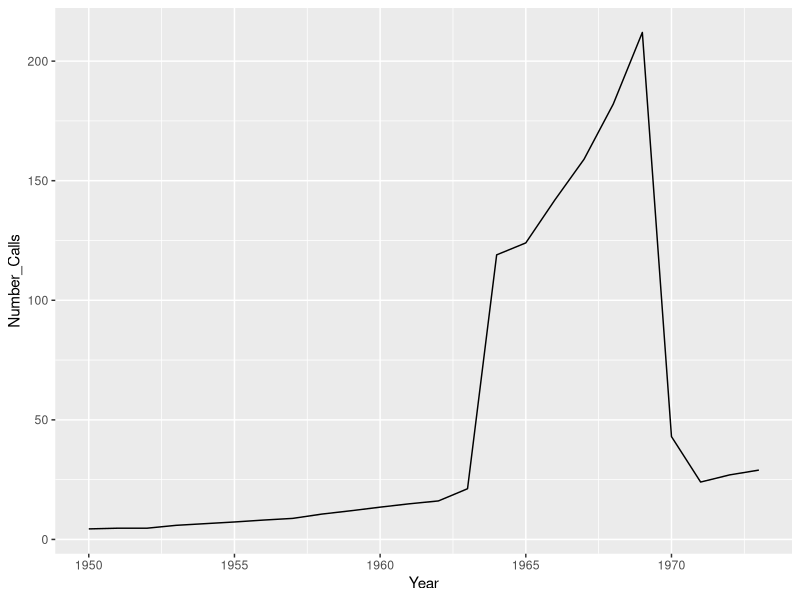
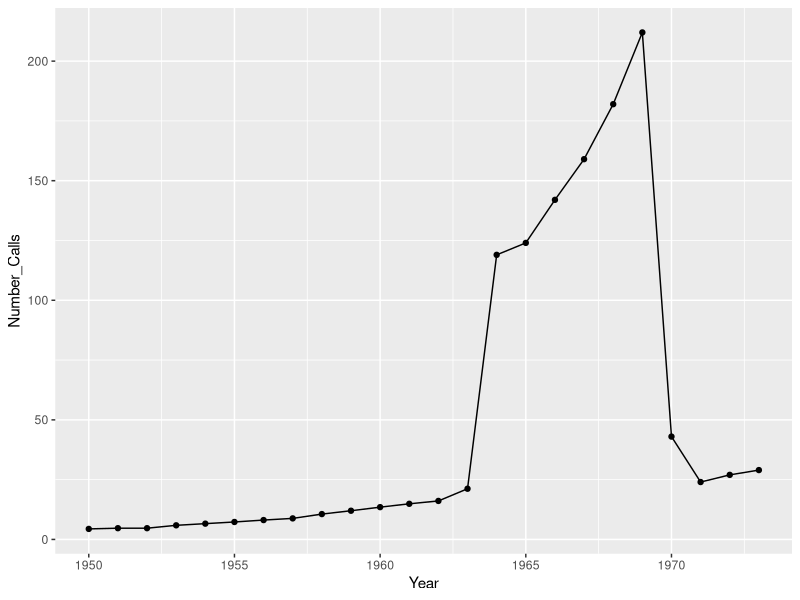
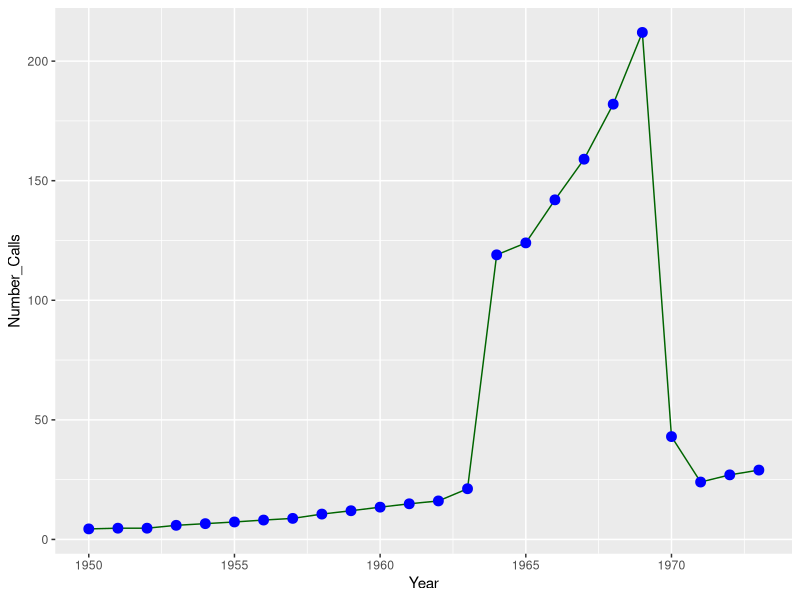
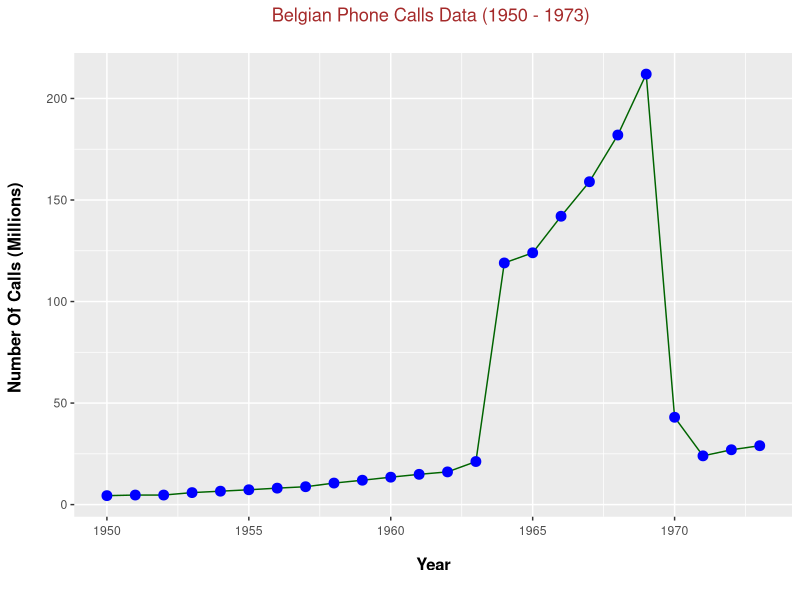

The R script that drew these images, in order:
# Line Plots In R
# Reference: R Graphics Cookbook by Winston Chang (2012)

library(MASS) # Dataset library
library(ggplot2) # Data visualization

# Belgium Phone Calls Data:

belgium_phonecalls <- data.frame(phones)

# Preview the data:

head(belgium_phonecalls); tail(belgium_phonecalls)

# Add 1900 to the year column:

belgium_phonecalls[, 1] <- 1900 + belgium_phonecalls[, 1]

# Rename column names:

colnames(belgium_phonecalls) <- c("Year", "Number_Calls")

# Preview the data again:

head(belgium_phonecalls); tail(belgium_phonecalls)

#------------------------

## Simple Line Plot:

plot <- ggplot(belgium_phonecalls, aes(x = Year, y = Number_Calls)) 

plot + geom_line()

#------------------------

## Adding dots with the line:

plot + geom_line() + geom_point()

## Coloured dots and coloured line:

plot + geom_line(colour = "darkgreen") + 
  geom_point(colour = "blue", shape = 21, size = 3, fill = "blue")

## A polished line plot with labels:

plot + geom_line(colour = "darkgreen") + 
  geom_point(colour = "blue", shape = 21, size = 3, fill = "blue") +
  labs(x = "\n Year \n", y = "Number Of Calls (Millions) \n", 
       title = "Belgian Phone Calls Data (1950 - 1973) \n") + 
  theme(plot.title = element_text(hjust = 0.5, colour = "brown"), 
        axis.title.x = element_text(face="bold", size = 12),
        axis.title.y = element_text(face="bold", size = 12),
        axis.text.x = element_text(vjust = 0.2),
        legend.title = element_text(face="bold", size = 10)) 


